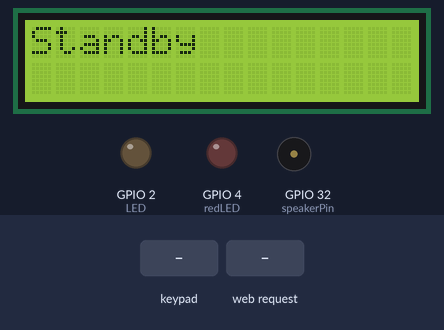
Bench run of a sketch on a simulated ESP32. Shown: 16×2 character LCD, output pins drawn as LEDs (lit = HIGH), buzzer (waves = sounding). Dashed ring = blinking. The test bench sets the inputs (shaded band). What the sketch prints to the serial monitor is not drawn.

Above: at 1.3 s.
1.4 s: key '#' pressed
At 2.2 s:
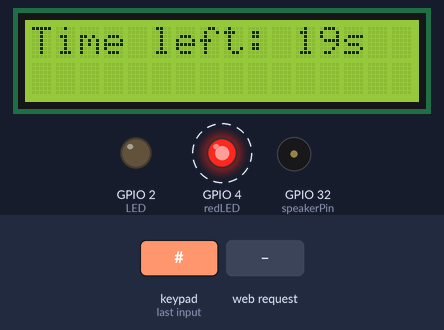
3.9 s: keypad keys 1 2 3 4 5 6 7 8 pressed 0.4 s apart
At 7.3 s:
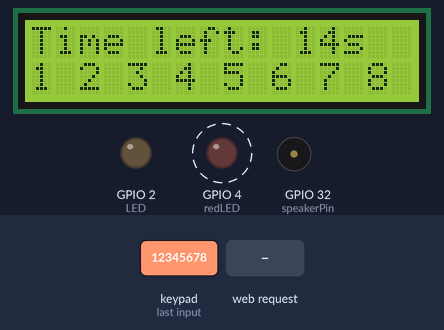
8.6 s: keypad keys 1 2 3 4 5 6 7 8 # pressed 0.4 s apart
At 11.96 s:
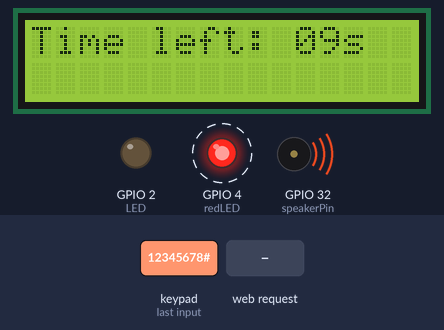
13.7 s: keypad keys 1 2 3 4 5 6 7 8 * pressed 0.4 s apart
At 18.2 s:
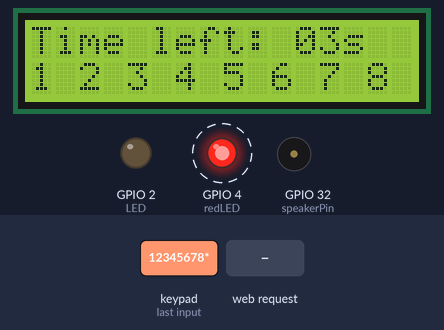
21.8 s: HTTP request GET /kveikja received
At 22.6 s:
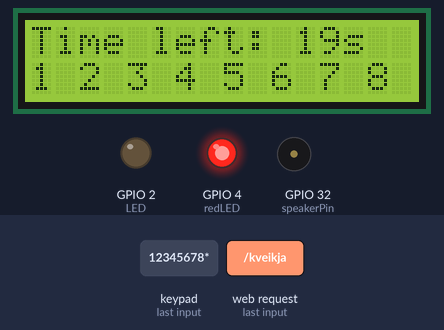
Timing chart, 0 to 24.3 s (numbered marks = the images above; inputs shaded):
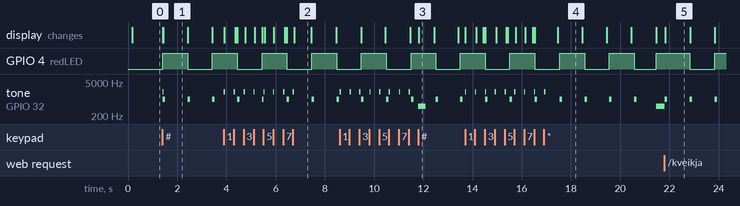

Measured:
- after the input at 1.4 s, GPIO 4 (redLED): LOW → HIGH at once, → LOW 1.0 s later, → HIGH 1.0 s later; tone on GPIO 32 (speakerPin): silent → 2000 Hz at once, then repeats every 1.0 s: 1000 Hz 0.10 s, silent 0.90 s; the display: first changes at once (image 1 shows a later state)
- after the input at 21.8 s, GPIO 4 (redLED): HIGH → LOW after 1.0 s, → HIGH 1.0 s later; the display: first changes at once (image 5 shows a later state)
- what the display in image 2 shows lasts 0.6 s, from 6.8 s to 7.4 s
- what the display in image 4 shows lasts 1.0 s, from 17.5 s to 18.5 s

The sketch:

verkefni5.ino
```cpp
#include <LiquidCrystal_I2C.h>
#include <Wire.h>
#define SDA 14  //Define SDA pins
#define SCL 13  //Define SCL pins
#include <Arduino.h>
#include <Keypad.h>
#define KEYPAD_ROWS 4
#define KEYPAD_COLS 3
#include <WiFi.h>
#include <WebServer.h>

/* Put your SSID & Password */
const char* ssid = "ESP32";         // Enter SSID here
const char* password = "12345678";  //Enter Password here

/* Put IP Address details */
IPAddress local_ip(192, 168, 1, 1);
IPAddress gateway(192, 168, 1, 1);
IPAddress subnet(255, 255, 255, 0);

// Keypad takkar
char keypadKeys[KEYPAD_ROWS][KEYPAD_COLS] = {
  { '1', '2', '3' },
  { '4', '5', '6' },
  { '7', '8', '9' },
  { '*', '0', '#' }
};
byte keypadRowPins[KEYPAD_ROWS] = { 21, 12, 22, 27 };
byte keypadColPins[KEYPAD_COLS] = { 26, 25, 33 };
Keypad keypad(makeKeymap(keypadKeys), keypadRowPins, keypadColPins, KEYPAD_ROWS, KEYPAD_COLS);
int LED = 2;
int redLED = 4;
int speakerPin = 32;
unsigned long lastBeepTime = 0;
LiquidCrystal_I2C lcd(0x27, 16, 2);
int myArray[10];  // Sample array
int arraySize = sizeof(myArray) / sizeof(myArray[0]);
int arrayIndex = 0;
unsigned long countdownStartTime;
const int countdownDuration = 20 * 1000;
bool countdownActive = false;
bool redLEDState = false;

WebServer server(80);

void handle_OnConnect() {
  server.send(200, "text/html", SendHTML());
}

void handle_kveikja() {
  // Keyrir þegar takki er ýttur á vefsíðu
  lcd.clear();
  lcd.setCursor(0, 0);
  lcd.print("Time left:   s");
  lcd.setCursor(0, 1);
  countdownStartTime = millis();
  countdownActive = true;
  server.send(200, "text/html", SendHTML());
}


void handle_NotFound() {
  server.send(404, "text/plain", "Not found");
}

String SendHTML() {
  String ptr = "<!DOCTYPE html> <html>\n";
  ptr += "<head><meta name=\"viewport\" content=\"width=device-width, initial-scale=1.0, user-scalable=no\">\n";
  ptr += "<title>LED Control</title>\n";
  ptr += "<style>html { font-family: Helvetica; display: inline-block; margin: 0px auto; text-align: center;}\n";
  ptr += "body{margin-top: 50px;} h1 {color: #444444;margin: 50px auto 30px;} h3 {color: #444444;margin-bottom: 50px;}\n";
  ptr += ".button {display: block;width: 80px;background-color: #3498db;border: none;color: white;padding: 13px 30px;text-decoration: none;font-size: 25px;margin: 0px auto 35px;cursor: pointer;border-radius: 4px;}\n";
  ptr += ".button-on {background-color: #3498db;}\n";
  ptr += ".button-on:active {background-color: #2980b9;}\n";
  ptr += ".button-off {background-color: #34495e;}\n";
  ptr += ".button-off:active {background-color: #2c3e50;}\n";
  ptr += "p {font-size: 14px;color: #888;margin-bottom: 10px;}\n";
  ptr += "</style>\n";
  ptr += "</head>\n";
  ptr += "<body>\n";
  ptr += "<h1>Csgo bomba</h1>\n";

  ptr += "<a class=\"button button-off\" href=\"/kveikja\">Kveikja</a>\n";

  ptr += "</body>\n";
  ptr += "</html>\n";
  return ptr;
}


void setup() {
  Serial.begin(9600);
  WiFi.softAP(ssid, password);
  WiFi.softAPConfig(local_ip, gateway, subnet);
  delay(100);

  server.on("/", handle_OnConnect);
  server.on("/kveikja", handle_kveikja);
  server.onNotFound(handle_NotFound);

  server.begin();
  Serial.println("HTTP server started");
  Wire.begin(SDA, SCL);
  if (!i2CAddrTest(0x27)) {
    lcd = LiquidCrystal_I2C(0x3F, 16, 2);
  }
  lcd.init();            // LCD driver initialization
  lcd.backlight();       // Open the backlight
  lcd.setCursor(0, 0);   // Move the cursor to row 0, column 0
  lcd.print("Standby");  // The print content is displayed on the LCD

  start();
}
void start() {

  pinMode(LED, OUTPUT);
  pinMode(redLED, OUTPUT);
  pinMode(speakerPin, OUTPUT);
  int keyArray[7];
  int arrayIndex = 0;
}
void loop() {
  server.handleClient();

  if (countdownActive) {
    unsigned long currentTime = millis();
    // Toggle the red LED every other second
    if (currentTime - lastBeepTime >= 1000) {
      tone(speakerPin, 1000, 100);

      if (redLEDState) {
        digitalWrite(redLED, LOW);
      } else {
        digitalWrite(redLED, HIGH);
      }

      redLEDState = !redLEDState;  // Toggle the LED state
      lastBeepTime = currentTime;
    }

    unsigned long elapsedTime = currentTime - countdownStartTime;
    unsigned long remainingTime = (countdownDuration > elapsedTime) ? (countdownDuration - elapsedTime) : 0;

    updateLCD(remainingTime);

    if (remainingTime == 0) {
      // Display "BOOM!" when countdown reaches 0
      lcd.clear();
      lcd.setCursor(5, 0);
      lcd.print("BOOM!");
      digitalWrite(redLED, HIGH);
      tone(speakerPin, 500, 1000);
      countdownActive = false;
    }
  }

  lcd.setCursor(0, 1);
  char key = keypad.getKey();

  if (key) {
    // Ef takki er ýttur á keypad

    tone(speakerPin, 2000, 50);
    Serial.println(key);

    if (countdownActive) {
      if (isdigit(key)) {
        int value = key - '0';
        if (arrayIndex < sizeof(myArray) / sizeof(myArray[0])) {
          myArray[arrayIndex] = value;
          arrayIndex++;
        } else {
          Serial.println("Array is full!");
        }
      } else if (key == '#') {
        if (arrayIndex == 3 && myArray[0] == 1 && myArray[1] == 2 && myArray[2] == 3) {
          // Ef réttur kóði er settur inn (123)

          Serial.println("Correct code!");
          digitalWrite(LED, HIGH);
          tone(speakerPin, 1500, 1000);
          lcd.clear();
          lcd.setCursor(5, 0);
          lcd.print("DEFUSED!");
          digitalWrite(redLED, LOW);
          countdownActive = false;
        } else {
          Serial.println("Incorrect code!");
          tone(speakerPin, 500, 300);
        }

        memset(myArray, 0, sizeof(myArray));
        arrayIndex = 0;

        // Clear the LCD display for array values
        lcd.setCursor(0, 1);
        lcd.print("                ");  // Clear the line
      }

    } else {
      // If countdown is not active, reset everything on '#' key press
      if (key == '#') {
        lcd.clear();
        lcd.setCursor(0, 0);
        lcd.print("Time left:   s");
        lcd.setCursor(0, 1);
        digitalWrite(LED, LOW);
        countdownActive = true;
        countdownStartTime = millis();
      }
    }
  }
}

bool i2CAddrTest(uint8_t addr) {
  Wire.begin();
  Wire.beginTransmission(addr);
  if (Wire.endTransmission() == 0) {
    return true;
  }
  return false;
}

void updateLCD(unsigned long remainingTime) {
  lcd.setCursor(11, 0);

  if (remainingTime / 1000 < 10) {
    lcd.print("0");
  }

  lcd.print(remainingTime / 1000);  // Display remaining seconds

  lcd.setCursor(0, 1);

  for (int i = 0; i < arrayIndex; i++) {
    lcd.print(myArray[i]);
    lcd.print(" ");
  }
}
```
